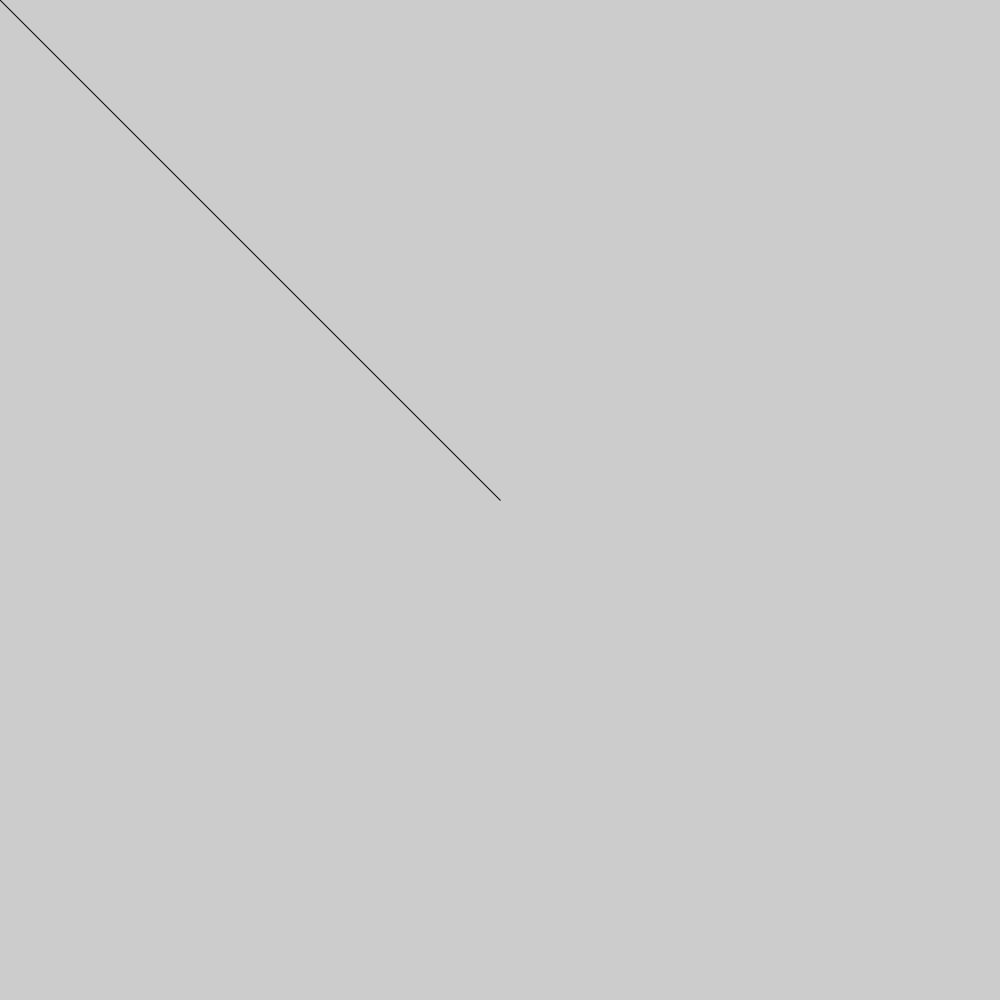
Frame 1 (no input)
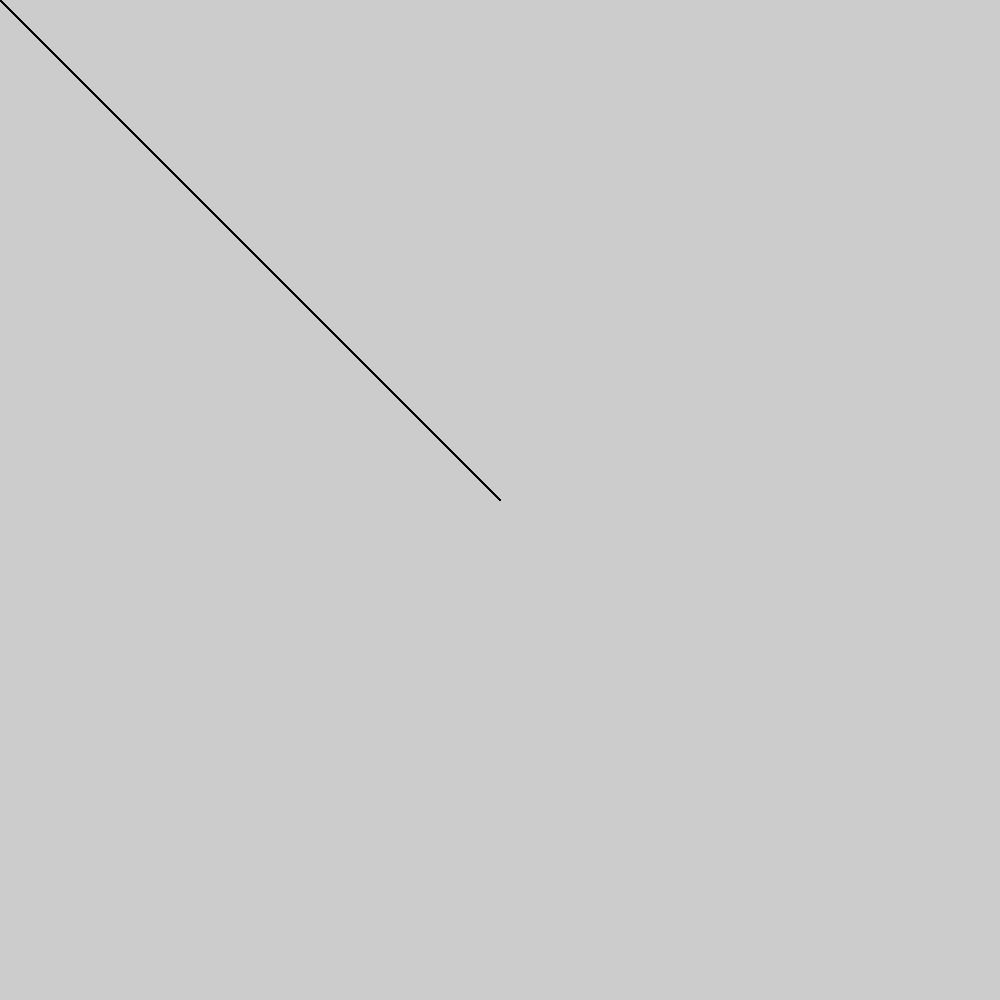
Frame 60 (the mouse pressed at the canvas centre just before this capture)
Frame 120 (the mouse held since frame 60 and released just before this capture): identical to frame 60, image omitted

The Processing sketch that drew these frames (run headless with seeded random() and noise(); from frame 60 on, the mouse is pressed at the canvas centre):

// Processing sketch: triangle_thing
// ── triangle_thing.pde
void setup(){
  
  size(1000,1000);
  
}

void draw(){
  
fill(mouseX,mouseY,mouseX);
triangle(mouseX,mouseY,mouseY,mouseX,500,500);

println(mouseX);


  
  
  
  

  
  
  
  
  
  
  
  
  
  
  
  
}
